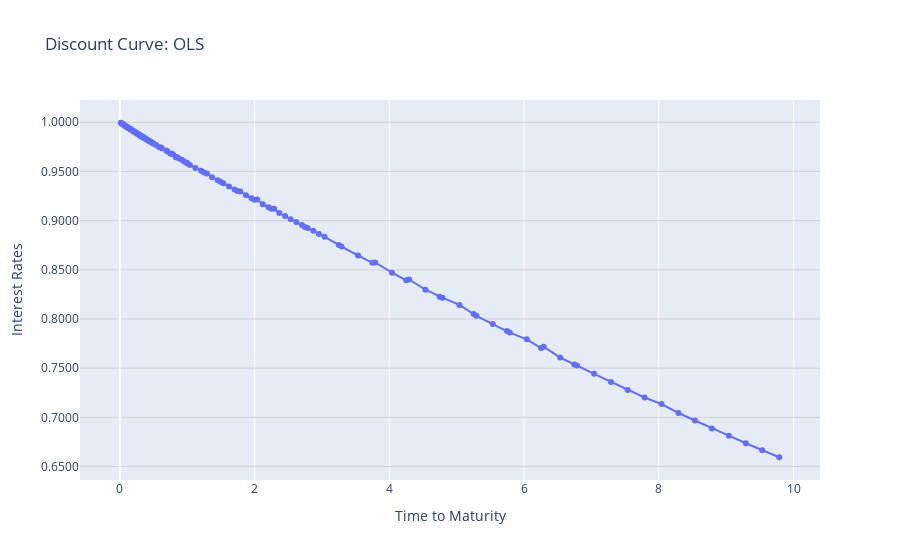

This figure's notebook cell:
### Code cell
# Perform OLS
prices_filtered = treasuries_OLS['dirty price'][cf_ols.index]
params_OLS = estimate_rate_curve(model_name='OLS', cf=cf_ols, prices=prices_filtered, date_current=t_curr_date)
maturities_ols = params_OLS

fig = px.line(
    x=params_OLS[0], 
    y=params_OLS[1],
    labels={"x": "Time to Maturity", "y": "Interest Rates"}, 
    title="Discount Curve: OLS",
    markers=True
)
fig.update_layout(
    showlegend=False,
    yaxis=dict(
        tickformat=".4f",
        gridcolor='lightgrey',
        showgrid=True,  # Ensure grid is enabled on the y-axis
        dtick=0.05  # Set y-axis tickers every 0.05
    )
)
fig.show()

### Figure 1 — Plotly figure (JSON) as saved in the notebook; plotly's stock layout.template omitted (floating-point values rounded to 4 significant figures; data arrays with more than 128 entries replaced by an {"elided": "..."} marker saying what was removed)
{"data": [{"hovertemplate": "Time to Maturity=%{x}<br>Interest Rates=%{y}<extra></extra>", "legendgroup": "", "line": {"color": "#636efa", "dash": "solid"}, "marker": {"symbol": "circle"}, "mode": "lines+markers", "name": "", "orientation": "v", "showlegend": false, "type": "scatter", "x": {"elided": "137 float values"}, "xaxis": "x", "y": {"elided": "137 float values"}, "yaxis": "y"}], "layout": {"legend": {"tracegroupgap": 0}, "showlegend": false, "title": {"text": "Discount Curve: OLS"}, "xaxis": {"anchor": "y", "domain": [0, 1], "title": {"text": "Time to Maturity"}}, "yaxis": {"anchor": "x", "domain": [0, 1], "dtick": 0.05, "gridcolor": "lightgrey", "showgrid": true, "tickformat": ".4f", "title": {"text": "Interest Rates"}}}}
